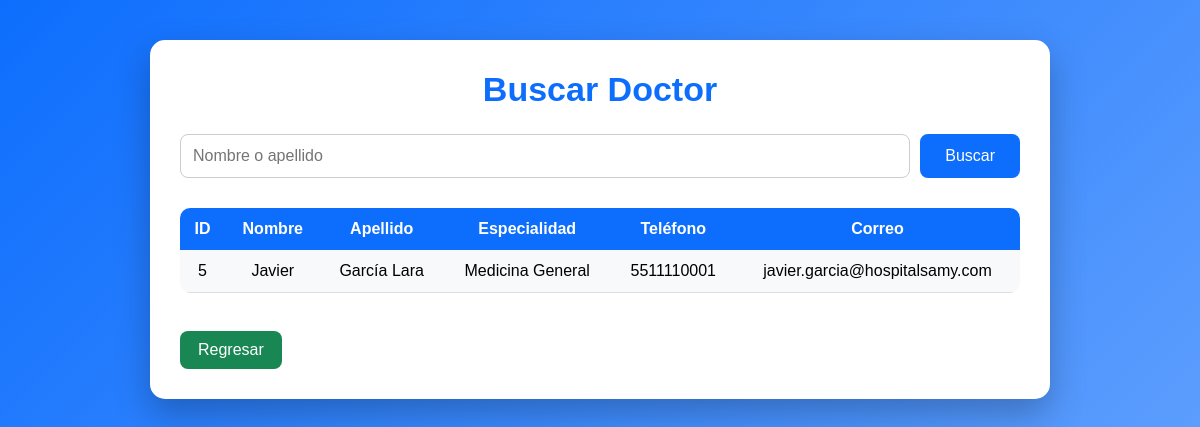
Page /doctores/buscar.php?buscar=Javier on the committed database.
### tables this page shows
CREATE TABLE IF NOT EXISTS `doctores` (
  `id_doctor` int NOT NULL AUTO_INCREMENT,
  `nombre` varchar(50) NOT NULL,
  `apellido` varchar(50) NOT NULL,
  `especialidad` varchar(100) NOT NULL,
  `telefono` varchar(15) DEFAULT NULL,
  `correo` varchar(100) DEFAULT NULL,
  PRIMARY KEY (`id_doctor`)
);

### doctores/buscar.php (the view, shortened to what this page needs)
<?php
include("../config/conexion.php");
?>
<!DOCTYPE html>
<html lang="es">
<head>
</head>
<body>
<div class="contenedor">
<h2>Buscar Doctor</h2>
<form method="GET">
<input
type="text"
name="buscar"
placeholder="Nombre o apellido"
required>
<button type="submit">
Buscar
</button>
</form>
<?php
if(isset($_GET['buscar'])){
$buscar=$_GET['buscar'];
$sql="SELECT * FROM doctores
WHERE nombre LIKE '%$buscar%'
OR apellido LIKE '%$buscar%'";
$resultado=$conn->query($sql);
if($resultado->num_rows>0){
echo "<table>";
echo "<tr>
<th>ID</th>
<th>Nombre</th>
<th>Apellido</th>
<th>Especialidad</th>
<th>Teléfono</th>
<th>Correo</th>
</tr>";
while($fila=$resultado->fetch_assoc()){
echo "<tr>";
echo "<td>".$fila['id_doctor']."</td>";
echo "<td>".$fila['nombre']."</td>";
echo "<td>".$fila['apellido']."</td>";
echo "<td>".$fila['especialidad']."</td>";
echo "<td>".$fila['telefono']."</td>";
echo "<td>".$fila['correo']."</td>";
echo "</tr>";
}
echo "</table>";
}else{
echo "<p class='sinResultados'>No se encontraron doctores.</p>";
}
}
?>
<br>
<a class="boton" href="listar.php">
Regresar
</a>
</div>
</body>
</html>

### doctores/buscar.php (style rules this page uses)
* { margin:0; padding:0; box-sizing:border-box; font-family:Arial, Helvetica, sans-serif; }
body { background:linear-gradient(135deg,#0d6efd,#6ea8fe); min-height:100vh; display:flex; justify-content:center; align-items:flex-start; padding:40px; }
.contenedor { width:900px; background:white; padding:30px; border-radius:15px; box-shadow:0 15px 35px rgba(0,0,0,.25); }
h2 { text-align:center; color:#0d6efd; margin-bottom:25px; font-size:34px; }
form { display:flex; gap:10px; margin-bottom:30px; }
input { flex:1; padding:12px; border:1px solid #ccc; border-radius:8px; font-size:16px; }
button { background:#0d6efd; color:white; border:none; padding:12px 25px; border-radius:8px; cursor:pointer; font-size:16px; transition:.3s; }
table { width:100%; border-collapse:collapse; overflow:hidden; border-radius:10px; }
th { background:#0d6efd; color:white; padding:12px; }
td { padding:12px; border-bottom:1px solid #ddd; text-align:center; }
tr:nth-child(even) { background:#f8f9fa; }
.boton { display:inline-block; margin-top:20px; background:#198754; color:white; padding:10px 18px; border-radius:8px; text-decoration:none; }

### rows in the picture
doctores: id_doctor "5", nombre "Javier", apellido "García Lara", especialidad "Medicina General", telefono "5511110001", correo "javier.garcia@hospitalsamy.com"
